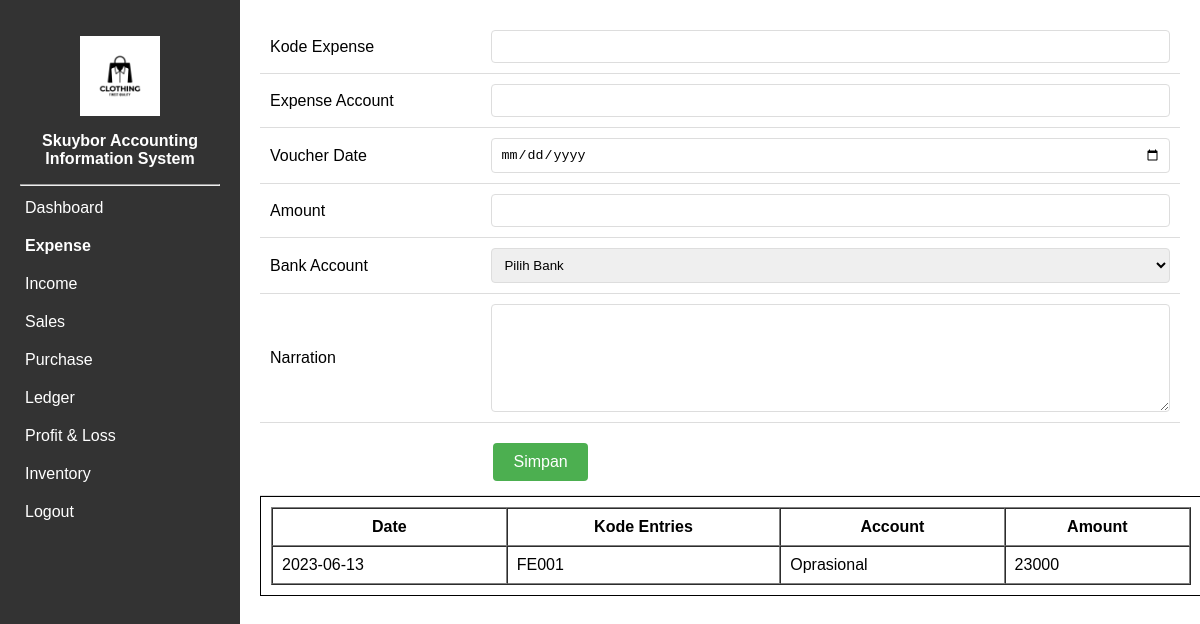
/expense.php, run on the app's committed database.
### tables this page shows
CREATE TABLE `expense` (
  `expense_id` int(11) NOT NULL,
  `kode_expense` varchar(10) DEFAULT NULL,
  `expense_akun` varchar(100) DEFAULT NULL,
  `expense_date` date DEFAULT NULL,
  `nama_bank` varchar(20) NOT NULL,
  `total_expense` int(11) DEFAULT NULL,
  `narasi` varchar(100) NOT NULL
);

### function.php (called while the page is built, shortened)
<?php
$conn = mysqli_connect("localhost", "root", "", "projek") or die("Connect failed: " . $conn->error);
function query($query)
{
    global $conn;
    $result = mysqli_query($conn, $query);
    $rows = [];
    while ($row = mysqli_fetch_assoc($result)) {
        $rows[] = $row;
    }
    return $rows;
}
?>

### expense.php (the view, shortened to what this page needs)
<?php
require 'function.php';
$expense = query("SELECT * FROM expense ORDER BY expense_id DESC");
?>
<html>
<head>
    <link rel="stylesheet" type="text/css" href="style.css">
</head>
<body>
    <div class="container">
        <nav>
            <center>
                <img src="logo.jpg" alt="logo skuybor" style="width: 40%; padding-top: 1rem;">
                <b><p>Skuybor Accounting Information System</p></b>
            </center>
            <hr>
            <ul>
                <li><a href="index.php" onclick="showIndex()">Dashboard</a></li>
                <li><a class="active" href="expense.php" onclick="showExpense()">Expense</a></li>
                <li><a href="income.php" onclick="showIncome()">Income</a></li>
                <li><a href="Sales.php" onclick="showSales()">Sales</a></li>
                <li><a href="purchase.php" onclick="showPurchase()">Purchase</a></li>
                <li><a href="ledger.php" onclick="showLedger()">Ledger</a></li>
                <li><a href="profitloss.php" onclick="showProfitLoss()">Profit & Loss</a></li>
                <li><a href="inventory.php" onclick="showInventory()">Inventory</a></li>
                <li><a href="logout.php" onclick="showLogout()">Logout</a></li>
            </ul>
        </nav>
        <div id="content">
            <div class="form">
            <table>
            <form action="" method="POST" onsubmit="return validateForm()">
                    <tr>
                        <td>Kode Expense</td>
                        <td><input type="text" name="kode_expense"></td>
                    </tr>
                    <tr>
                        <td>Expense Account</td>
                        <td><input type="text" name="expense_akun"></td>
                    </tr>
                    <tr>
                        <td>Voucher Date</td>
                        <td><input type="date" name="expense_date"></td>
                    </tr>
                    <tr>
                        <td><label for="total_expense">Amount</label></td>
                        <td><input type="text" name="total_expense" id="total_expense"></td>
                    </tr>
                    <tr>
                        <td>Bank Account</td>
                        <td>
                            <select name="nama_bank" required>
                            <option value="-" selected>Pilih Bank</option>
                            </select>
                        </td>
                    </tr>
                    <tr>
                        <td><label for="Narration">Narration</label></td>
                        <td><textarea id="Narration" name="narasi" rows="6" cols="50"></textarea></td>
                    </tr>
                    <tr>
                        <td></td>
                        <td><button type="submit" name="submit" class="simpan">Simpan</button></td>
                    </tr>
                </form>
            </table>
            </div>
            <div class="box-table">
                <table border="1" cellspacing="0" cellpadding="9px" width="100%">
                    <tr>
                        <th>Date</th>
                        <th>Kode Entries</th>
                        <th>Account</th>
                        <th>Amount</th>
                    </tr>
                    <?php foreach ($expense as $row): ?>
                        <tr>
                            <td><?php echo $row["expense_date"]; ?></td>
                            <td><?php echo $row["kode_expense"]; ?></td>
                            <td><?php echo $row["expense_akun"]; ?></td>
                            <td><?php echo $row["total_expense"]; ?></td>
                        </tr>
                    <?php endforeach; ?>
                </table>
            </div>
        </div>
    </div>
</body>
</html>

### style.css (style rules this page uses)
body { font-family: Arial, sans-serif; margin: 0; padding: 0; }
.container { display: flex; width: 100%; height: 100%; }
.container li .active, .container li :hover { font-weight: bold; font-size: 1rem; }
.container li .active ::after, .container li :hover::after { font-weight: bold; width: 50px; height: 2px; }
nav { background-color: #333; width: 200px; padding: 20px; height: 100vh; }
nav p { color: white; }
nav ul { list-style-type: none; padding: 0; margin: 0; }
nav ul li { margin-bottom: 10px; }
nav ul li a { display: block; text-decoration: none; color: #fff; padding: 5px; }
#content { flex: 1; padding: 20px; }
.box-table { border: 1px solid black; padding: 10px; display: table; width: 100%; }
table { width: 100%; }
.simpan { background-color: #4CAF50; color: white; border: none; padding: 10px 20px; text-align: center; text-decoration: none; display: inline-block; font-size: 16px; margin: 4px 2px; cursor: pointer; border-radius: 4px; }
.form table { width: 100%; border-collapse: collapse; }
.form table tr { border-bottom: 1px solid #ddd; }
.form table td { padding: 10px; }
.form input[type="text"], .form input[type="date"], .form select, .form textarea { width: 100%; padding: 8px; border: 1px solid #ddd; border-radius: 4px; box-sizing: border-box; }
.form textarea { resize: vertical; }
.form button.simpan { background-color: #4CAF50; color: white; border: none; padding: 10px 20px; text-align: center; text-decoration: none; display: inline-block; font-size: 16px; margin-top: 10px; cursor: pointer; border-radius: 4px; }

### data on the page
expense: expense_date "2023-06-13", kode_expense "FE001", expense_akun "Oprasional", total_expense "23000"
